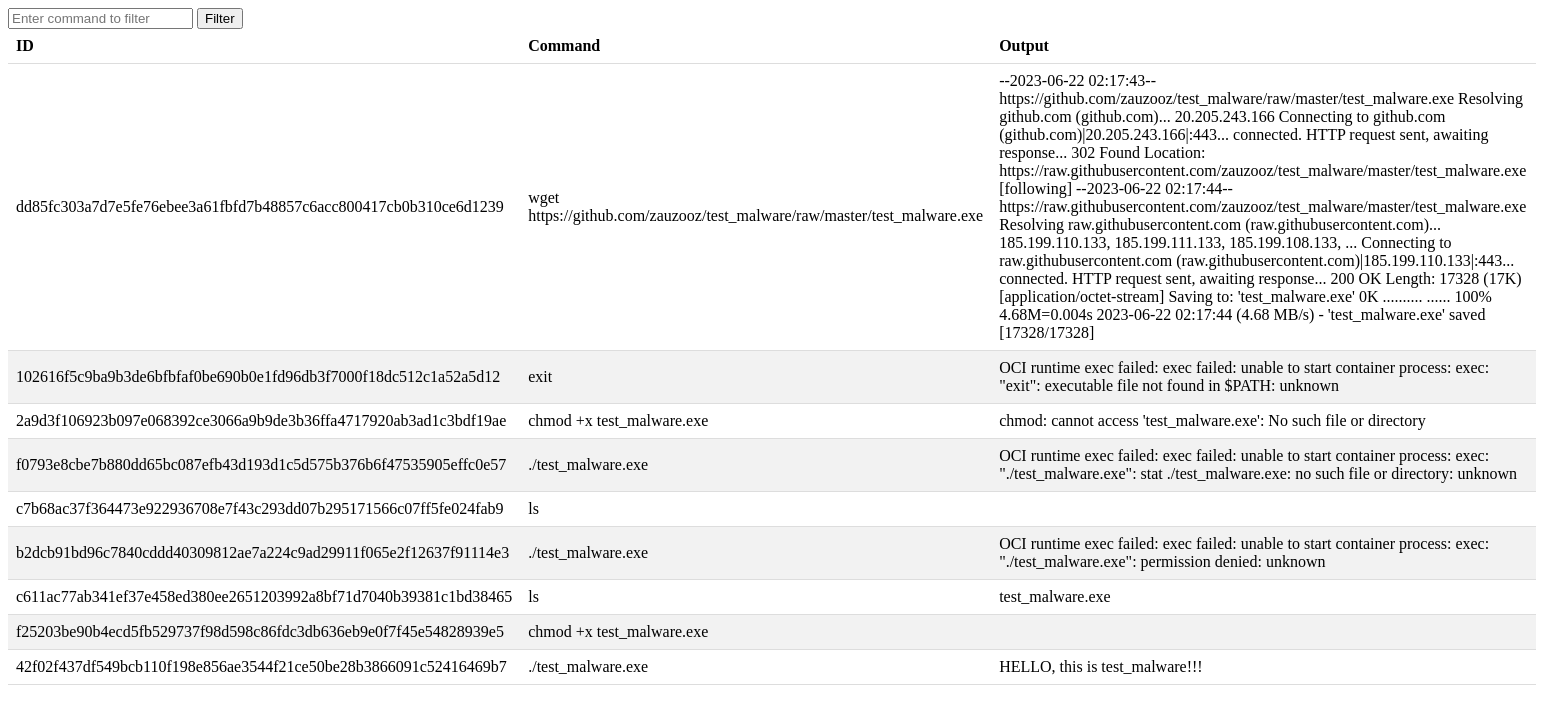
Before: / with the older database file.
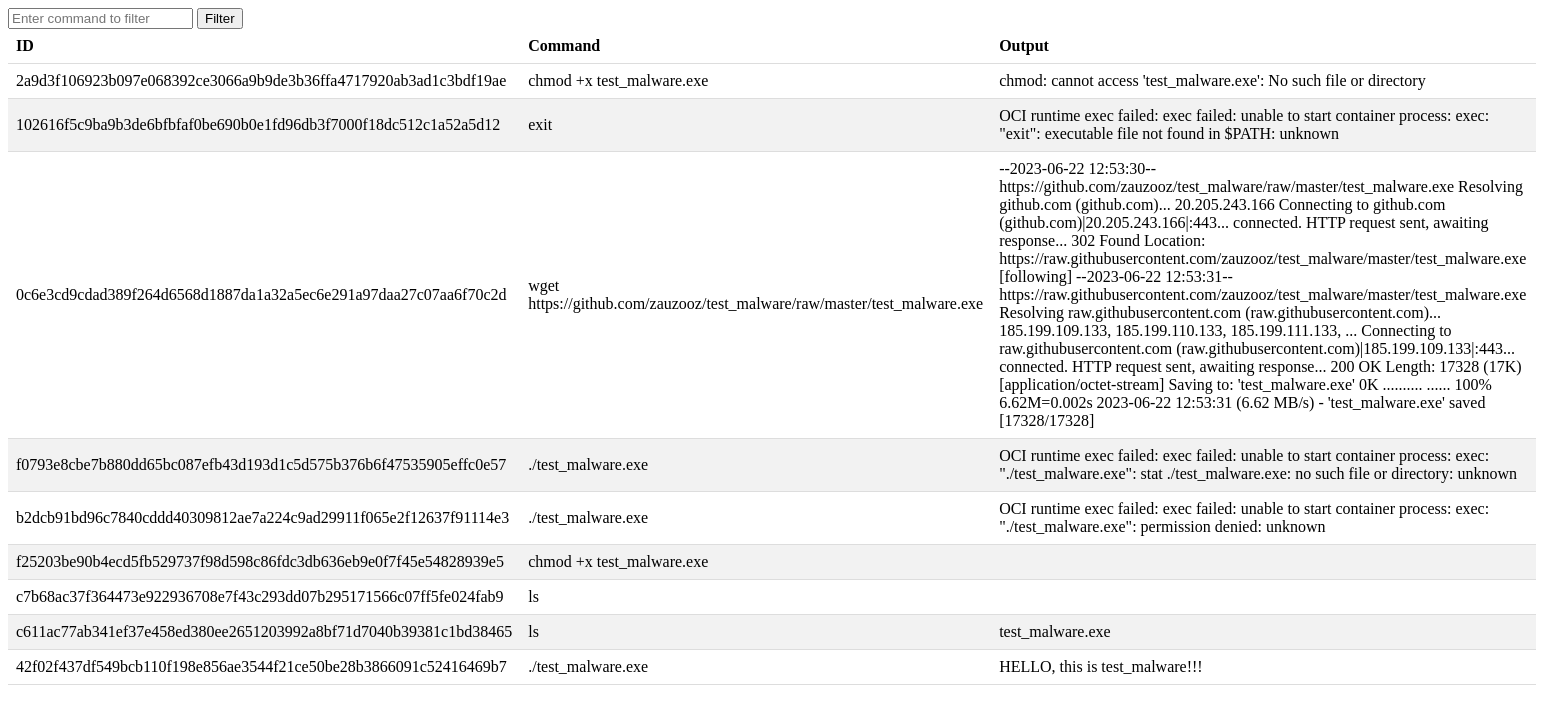
After: the same page with the newer database file.
### tables this page shows
CREATE TABLE KNOWLEDGE_DB (
                id TEXT PRIMARY KEY ,
                command TEXT,
                output TEXT
                );

### web_app.py (the view)
@app.route('/', methods=['GET', 'POST'])
def index():
    conn = get_db_connection()
    if request.method == 'POST':
        command = request.form['command']
        cursor = conn.execute('SELECT * FROM KNOWLEDGE_DB WHERE command LIKE ?', (f'%{command}%',))
    else:
        cursor = conn.execute('SELECT * FROM KNOWLEDGE_DB')
    rows = cursor.fetchall()
    conn.close()
    return render_template('index.html', data=rows)

### web_app.py (called while the page is built)
def get_db_connection():
    conn = sqlite3.connect('database/knowlege_base_command.db')
    conn.row_factory = sqlite3.Row
    return conn

### templates/index.html (shortened to what this page needs)
<!DOCTYPE html>
<html>
<head>
</head>
<body>
    <form method="post" action="/">
        <input type="text" name="command" placeholder="Enter command to filter">
        <input type="submit" value="Filter">
    </form>
    <table>
        <thead>
            <tr>
                <th>ID</th>
                <th>Command</th>
                <th>Output</th>
            </tr>
        </thead>
        <tbody>
            {% for row in data %}
            <tr>
                <td>{{ row['id'] }}</td>
                <td>{{ row['command'] }}</td>
                <td>{{ row['output'] }}</td>
            </tr>
            {% endfor %}
        </tbody>
    </table>
</body>
</html>

Changed rows visible on the page:
removed KNOWLEDGE_DB: id "dd85fc303a7d7e5fe76ebee3a61fbfd7b48857c6acc800417cb0b310ce6d1239", command "wget https://github.com/zauzooz/test_malware/raw/master/test_malware.exe", output "--2023-06-22 02:17:43-- https://github.com/zauzooz/test_malware/raw/master/test_malware.exe Resolving github.com (github.com)... 20.205.243.166 Connecting to github.com (github.com)|20.205.243.166|:443... connected. HTTP request sent, awaiting response... 302 Found Location: https://raw.githubusercontent.com/zauzooz/test_malware/master/test_malware.exe [following] --2023-06-22 02:17:44-- https://raw.githubusercontent.com/zauzooz/test_malware/master/test_malware.exe Resolving raw.githubusercontent.com (raw.githubusercontent.com)... 185.199.110.133, 185.199.111.133, 185.199.108.133, ... Connecting to raw.githubusercontent.com (raw.githubusercontent.com)|185.199.110.133|:443... connected. HTTP…"
shown differently, row unchanged: KNOWLEDGE_DB "2a9d3f106923b097e068392ce3066a9b9de3b36ffa4717920ab3ad1c3bdf19ae": moves up the list
added KNOWLEDGE_DB: id "0c6e3cd9cdad389f264d6568d1887da1a32a5ec6e291a97daa27c07aa6f70c2d", command "wget https://github.com/zauzooz/test_malware/raw/master/test_malware.exe", output "--2023-06-22 12:53:30-- https://github.com/zauzooz/test_malware/raw/master/test_malware.exe Resolving github.com (github.com)... 20.205.243.166 Connecting to github.com (github.com)|20.205.243.166|:443... connected. HTTP request sent, awaiting response... 302 Found Location: https://raw.githubusercontent.com/zauzooz/test_malware/master/test_malware.exe [following] --2023-06-22 12:53:31-- https://raw.githubusercontent.com/zauzooz/test_malware/master/test_malware.exe Resolving raw.githubusercontent.com (raw.githubusercontent.com)... 185.199.109.133, 185.199.110.133, 185.199.111.133, ... Connecting to raw.githubusercontent.com (raw.githubusercontent.com)|185.199.109.133|:443... connected. HTTP…"
shown differently, row unchanged: KNOWLEDGE_DB "b2dcb91bd96c7840cddd40309812ae7a224c9ad29911f065e2f12637f91114e3": moves up the list
shown differently, row unchanged: KNOWLEDGE_DB "f25203be90b4ecd5fb529737f98d598c86fdc3db636eb9e0f7f45e54828939e5": moves up the list
